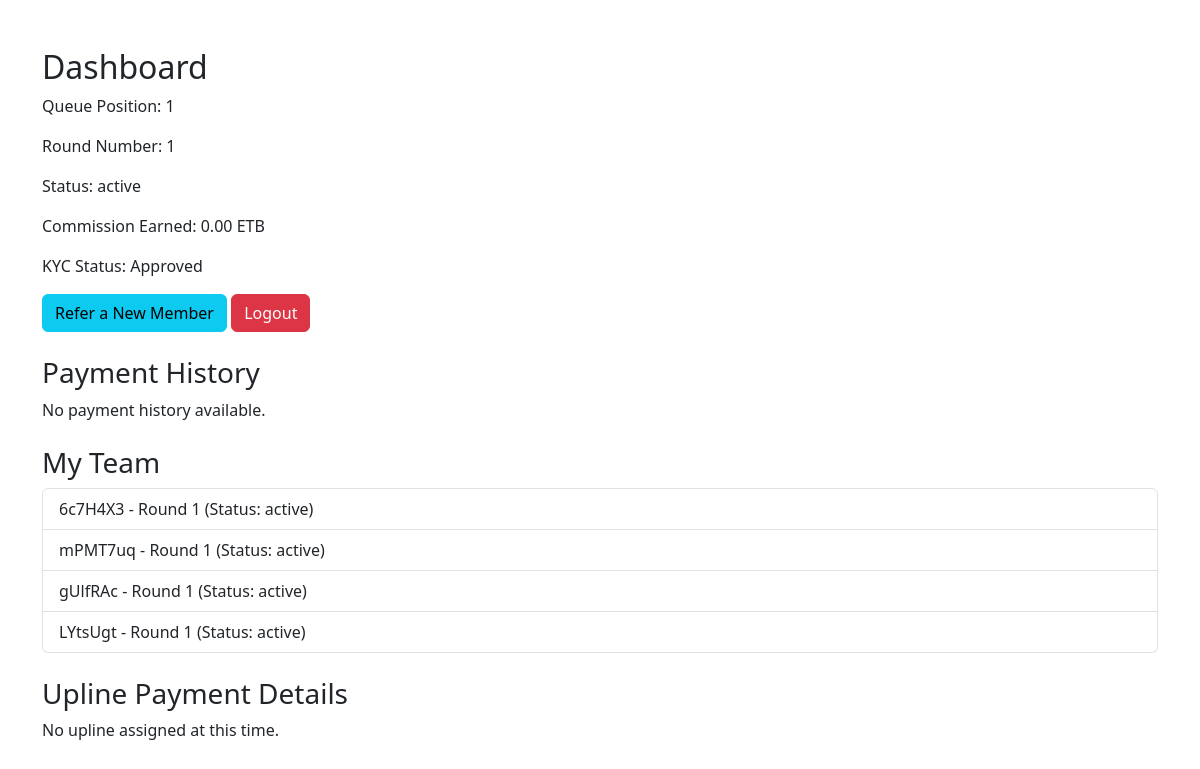
The app's page /dashboard/ (signed in) with its own data.
### equb/models.py (models this page shows, shortened)
class EqubMember(models.Model):
    user = models.ForeignKey(User, on_delete=models.CASCADE)
    queue_position = models.PositiveIntegerField()
    round_number = models.PositiveSmallIntegerField(default=1)
    upline = models.ForeignKey('self', on_delete=models.SET_NULL, null=True, blank=True)
    status = models.CharField(max_length=20, choices=[('active', 'Active'), ('completed', 'Completed'), ('deleted', 'Deleted')], default='active')
    total_received = models.DecimalField(max_digits=12, decimal_places=2, default=0)
    total_paid_to_upline = models.DecimalField(max_digits=12, decimal_places=2, default=0)
    commission_earned = models.DecimalField(max_digits=10, decimal_places=2, default=0)
    total_service_fee_paid = models.DecimalField(max_digits=12, decimal_places=2, default=0)  # New field

### equb/views.py (the view, shortened to what this page needs)
# urls.py: path('dashboard/', views.dashboard, name='dashboard'),
@login_required
def dashboard(request):
    member = EqubMember.objects.filter(user=request.user, status__in=['active', 'completed']).first()
    payments = Payment.objects.filter(user=request.user, status='pending')
    kyc_status = request.user.userprofile.kyc_status
    received_payments = Payment.objects.filter(transactions__recipient=request.user, status='approved')\
        .values('user__username', 'user__id')\
        .annotate(total_amount=Sum('amount'), latest_date=Max('created_at'))\
        .order_by('-latest_date')
    made_payments = Payment.objects.filter(user=request.user, status='approved')\
        .values('transactions__recipient__username', 'transactions__recipient__id')\
        .annotate(total_amount=Sum('amount'), latest_date=Max('created_at'))\
        .order_by('-latest_date')
    payment_history = []
    payment_history.sort(key=lambda x: x['date'], reverse=True)
    team_list = EqubMember.objects.filter(upline__user=request.user).select_related('user')
    if member and member.status == 'active':
        start_position = (member.queue_position - 1) * 4 + 2
        expected_positions = list(range(start_position, start_position + 4))
        current_downlines = EqubMember.objects.filter(upline=member, status='active')
    upline_member = None
    upline_amount = 0
    upline_account_number = "Not applicable"
    upline_payment_due = False
    payment_status_message = None
    referral_obligation = False
    service_fee_due = False
    service_fee_message = None
    service_fee_amount = decimal.Decimal('0')
    return render(request, 'equb/dashboard.html', {
        'member': member,
        'payments': payments,
        'kyc_status': kyc_status,
        'payment_history': payment_history,
        'team_list': team_list,
        'upline_member': upline_member,
        'upline_amount': upline_amount,
        'upline_account_number': upline_account_number,
        'upline_payment_due': upline_payment_due,
        'payment_status_message': payment_status_message,
        'referral_obligation': referral_obligation,
        'service_fee_due': service_fee_due,
        'service_fee_message': service_fee_message,
        'service_fee_amount': service_fee_amount,
        'error': request.session.pop('error', None) if 'error' in request.session else None
    })

### templates/equb/dashboard.html (shortened to what this page needs)
<!DOCTYPE html>
<html>
<head>
    <link href="https://cdn.jsdelivr.net/npm/bootstrap@5.3.0/dist/css/bootstrap.min.css" rel="stylesheet">
</head>
<body>
    <div class="container mt-5">
        <h2>Dashboard</h2>
        {% if member %}
            <p>Queue Position: {{ member.queue_position }}</p>
            <p>Round Number: {{ member.round_number }}</p>
            <p>Status: {{ member.status }}</p>
            <p>Commission Earned: {{ member.commission_earned }} ETB</p>
            {% if kyc_status == 'pending' %}
                <p>KYC Status: Pending - Please wait for admin approval.</p>
            {% elif kyc_status == 'approved' %}
                <p>KYC Status: Approved</p>
            {% else %}
                <p>KYC Status: Rejected - Please upload KYC again.</p>
                <a href="{% url 'users:upload_kyc' %}" class="btn btn-primary">Upload KYC</a>
            {% endif %}
            <a href="{% url 'equb:refer_member' %}" class="btn btn-info">Refer a New Member</a>
            <a href="{% url 'logout' %}" class="btn btn-danger">Logout</a>
        {% else %}
            <p>No membership record found. Contact admin.</p>
        {% endif %}
        <h3 class="mt-4">Payment History</h3>
        {% if payment_history %}
            <table class="table table-striped">
                <thead>
                    <tr>
                        <th>Date</th>
                        <th>Type</th>
                        <th>Amount (ETB)</th>
                        <th>Direction</th>
                        <th>Other Party</th>
                        <th>Transaction Picture</th>
                    </tr>
                </thead>
                <tbody>
                    {% for entry in payment_history %}
                        <tr>
                            <td>{{ entry.date|date:"Y-m-d H:i" }}</td>
                            <td>{{ entry.type }}</td>
                            <td>{{ entry.amount }}</td>
                            <td>{{ entry.direction }}</td>
                            <td>{{ entry.other_party }}</td>
                            <td>
                                {% if entry.proof_url %}
                                    <a href="{{ entry.proof_url }}" target="_blank">
                                        <img src="{{ entry.proof_url }}" alt="Payment Proof" class="payment-proof-img">
                                    </a>
                                {% else %}
                                    No Image
                                {% endif %}
                            </td>
                        </tr>
                    {% endfor %}
                </tbody>
            </table>
        {% else %}
            <p>No payment history available.</p>
        {% endif %}
        <h3 class="mt-4">My Team</h3>
        {% if team_list %}
            <ul class="list-group">
                {% for team_member in team_list %}
                    <li class="list-group-item">
                        {{ team_member.user.username }} - Round {{ team_member.round_number }} (Status: {{ team_member.status }})
                    </li>
                {% endfor %}
            </ul>
        {% else %}
            <p>No team members yet. Refer others to build your team.</p>
        {% endif %}
        <h3 class="mt-4">Upline Payment Details</h3>
        {% if upline_member %}
            <p>Upline: {{ upline_member.user.userprofile.name }} (ID: {{ upline_member.user.id }})</p>
            {% if not upline_payment_blocked %}
                <p>CBE Account Number: {{ upline_account_number }}</p>
                <p>Amount to Pay: {{ upline_amount|floatformat:2 }} ETB</p>
            {% endif %}
            {% if payment_status_message %}
                <div class="alert alert-info">{{ payment_status_message }}</div>
                {% if upline_payment_due and not upline_payment_blocked %}
                    <form method="post" action="{% url 'payments:pay_upline' %}" enctype="multipart/form-data">
                        {% csrf_token %}
                        <input type="hidden" name="amount" value="{{ upline_amount|floatformat:2 }}">
                        <div class="mb-3">
                            <label for="payment_proof" class="form-label">Upload Payment Proof to Upline</label>
                            <input type="file" name="payment_proof" class="form-control" required>
                        </div>
                        <button type="submit" class="btn btn-warning">Pay Upline</button>
                    </form>
                {% endif %}
            {% endif %}
            {% if referral_obligation %}
                <div class="alert alert-warning">{{ payment_status_message }}</div>
            {% endif %}
            {% if service_fee_due %}
                <div class="alert alert-warning">{{ service_fee_message }}</div>
                <form method="post" action="{% url 'payments:pay_service_fee' %}" enctype="multipart/form-data">
                    {% csrf_token %}
                    <input type="hidden" name="amount" value="{{ service_fee_amount|floatformat:2 }}">
                    <div class="mb-3">
                        <label for="service_proof" class="form-label">Upload Service Fee Payment Proof</label>
                        <input type="file" name="service_proof" class="form-control" required>
                    </div>
                    <button type="submit" class="btn btn-warning">Pay Service Fee</button>
                </form>
            {% endif %}
        {% else %}
            <p>No upline assigned at this time.</p>
        {% endif %}
    </div>
</body>
</html>

### records on screen
EqubMember: queue_position "1", round_number "1", status "active", commission_earned "0.00"
EqubMember: user.username "6c7H4X3", round_number "1", status "active"
EqubMember: user.username "mPMT7uq", round_number "1", status "active"
EqubMember: user.username "gUlfRAc", round_number "1", status "active"
EqubMember: user.username "LYtsUgt", round_number "1", status "active"
